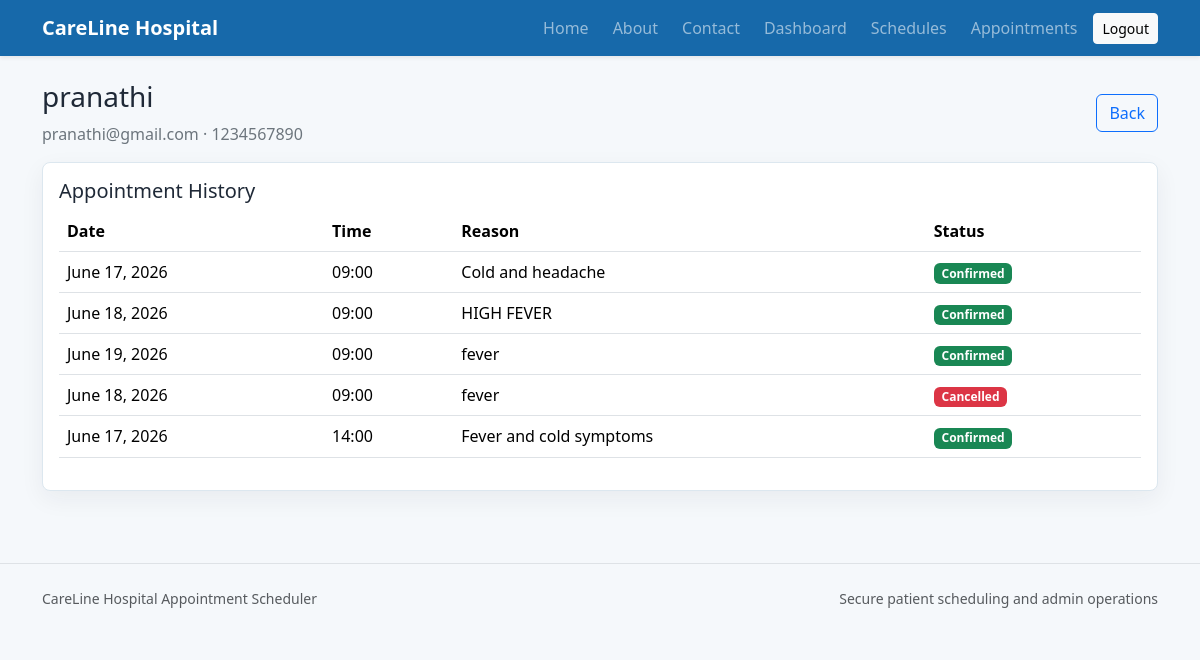
Screenshot of /staff/patients/2/ (signed in) with the database file from the repository.
### appointments/models.py (models this page shows, shortened)
class Patient(models.Model):
    user = models.OneToOneField(User, on_delete=models.CASCADE, related_name='patient')
    phone_number = models.CharField(max_length=15)
    created_at = models.DateTimeField(auto_now_add=True)

class Appointment(models.Model):
    STATUS_CONFIRMED = 'Confirmed'
    STATUS_COMPLETED = 'Completed'
    STATUS_CANCELLED = 'Cancelled'
    STATUS_CHOICES = [
        (STATUS_CONFIRMED, 'Confirmed'),
        (STATUS_COMPLETED, 'Completed'),
        (STATUS_CANCELLED, 'Cancelled'),
    ]
    patient = models.ForeignKey(Patient, on_delete=models.CASCADE, related_name='appointments')
    schedule = models.ForeignKey(Schedule, on_delete=models.CASCADE, related_name='appointments')
    reason_for_visit = models.TextField()
    status = models.CharField(max_length=20, choices=STATUS_CHOICES, default=STATUS_CONFIRMED)
    created_at = models.DateTimeField(auto_now_add=True)
    class Meta:
        ordering = ['-created_at']

class Schedule(models.Model):
    appointment_date = models.DateField()
    appointment_time = models.TimeField()
    is_booked = models.BooleanField(default=False)
    class Meta:
        ordering = ['appointment_date', 'appointment_time']
        constraints = [
            models.UniqueConstraint(
                fields=['appointment_date', 'appointment_time'],
                name='unique_appointment_slot',
            )
        ]

### appointments/views.py (the view)
# urls.py: path('staff/patients/<int:patient_id>/', views.patient_detail, name='patient_detail'),
@admin_required
def patient_detail(request, patient_id):
    patient = get_object_or_404(Patient.objects.select_related('user'), pk=patient_id)
    appointments = patient.appointments.select_related('schedule')
    return render(request, 'appointments/patient_detail.html', {'patient': patient, 'appointments': appointments})

### appointments/views.py (called while the page is built)
def is_admin(user):
    return user.is_authenticated and user.is_staff

### appointments/templates/appointments/patient_detail.html (shortened to what this page needs)
{% extends 'appointments/base.html' %}
{% block content %}
<div class="container py-4">
    <div class="page-heading">
        <div>
            <h1 class="h3">{{ patient.user.get_full_name|default:patient.user.email }}</h1>
            <p class="text-secondary mb-0">{{ patient.user.email }} · {{ patient.phone_number }}</p>
        </div>
        <a class="btn btn-outline-primary" href="{% url 'manage_patients' %}">Back</a>
    </div>
    <div class="table-shell">
        <h2 class="h5">Appointment History</h2>
        <div class="table-responsive">
            <table class="table align-middle">
                <thead><tr><th>Date</th><th>Time</th><th>Reason</th><th>Status</th></tr></thead>
                <tbody>
                {% for appointment in appointments %}
                    <tr><td>{{ appointment.schedule.appointment_date }}</td><td>{{ appointment.schedule.appointment_time|time:'H:i' }}</td><td>{{ appointment.reason_for_visit }}</td><td><span class="badge status-{{ appointment.status|lower }}">{{ appointment.status }}</span></td></tr>
                {% empty %}
                    <tr><td colspan="4" class="text-muted">No appointments for this patient.</td></tr>
                {% endfor %}
                </tbody>
            </table>
        </div>
    </div>
</div>
{% endblock %}

### appointments/static/appointments/css/style.css (style rules this page uses)
:root { --hospital-blue: #1769aa; --hospital-teal: #0f9f8f; --soft-bg: #f5f8fb; --ink: #1f2937; }
body { background: var(--soft-bg); color: var(--ink); }
.feature-panel, .auth-card, .table-shell, .stat-card, .info-card { background: #ffffff; border: 1px solid #dce7ef; border-radius: 8px; box-shadow: 0 8px 24px rgba(31, 41, 55, 0.06); }
.page-heading { display: flex; align-items: center; justify-content: space-between; gap: 1rem; margin-bottom: 1rem; }
.table-shell { padding: 1rem; }
.status-confirmed { background: #198754; }
.status-cancelled { background: #dc3545; }

### rows the page displays
Patient: user.get_full_name "pranathi", user.email "pranathi@gmail.com", phone_number "1234567890"
Appointment: schedule.appointment_date "June 17, 2026", schedule.appointment_time "09:00", reason_for_visit "Cold and headache", status "Confirmed"
Appointment: schedule.appointment_date "June 18, 2026", schedule.appointment_time "09:00", reason_for_visit "HIGH FEVER", status "Confirmed"
Appointment: schedule.appointment_date "June 19, 2026", schedule.appointment_time "09:00", reason_for_visit "fever", status "Confirmed"
Appointment: schedule.appointment_date "June 18, 2026", schedule.appointment_time "09:00", reason_for_visit "fever", status "Cancelled"
Appointment: schedule.appointment_date "June 17, 2026", schedule.appointment_time "14:00", reason_for_visit "Fever and cold symptoms", status "Confirmed"
